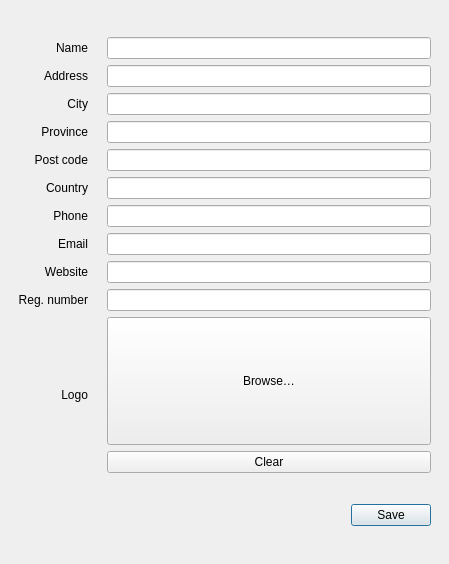
<?xml version="1.0" encoding="UTF-8"?>
<ui version="4.0">
 <author>Delvian Valentine</author>
 <class>Dialog</class>
 <widget class="QDialog" name="Dialog">
  <property name="geometry">
   <rect>
    <x>0</x>
    <y>0</y>
    <width>449</width>
    <height>564</height>
   </rect>
  </property>
  <property name="windowTitle">
   <string>Business Details</string>
  </property>
  <layout class="QVBoxLayout" name="verticalLayout">
   <property name="leftMargin">
    <number>18</number>
   </property>
   <property name="topMargin">
    <number>18</number>
   </property>
   <property name="rightMargin">
    <number>18</number>
   </property>
   <property name="bottomMargin">
    <number>18</number>
   </property>
   <item>
    <layout class="QGridLayout" name="gridLayout">
     <item row="4" column="2">
      <widget class="QLineEdit" name="edit_business_post_code"/>
     </item>
     <item row="2" column="2">
      <widget class="QLineEdit" name="edit_business_city"/>
     </item>
     <item row="4" column="0">
      <widget class="QLabel" name="label_5">
       <property name="text">
        <string>Post code</string>
       </property>
       <property name="alignment">
        <set>Qt::AlignRight|Qt::AlignTrailing|Qt::AlignVCenter</set>
       </property>
      </widget>
     </item>
     <item row="6" column="0">
      <widget class="QLabel" name="label_7">
       <property name="text">
        <string>Phone</string>
       </property>
       <property name="alignment">
        <set>Qt::AlignRight|Qt::AlignTrailing|Qt::AlignVCenter</set>
       </property>
      </widget>
     </item>
     <item row="11" column="2">
      <widget class="QPushButton" name="button_clear_logo">
       <property name="text">
        <string>Clear</string>
       </property>
       <property name="autoDefault">
        <bool>false</bool>
       </property>
      </widget>
     </item>
     <item row="1" column="0">
      <widget class="QLabel" name="label_2">
       <property name="text">
        <string>Address</string>
       </property>
       <property name="alignment">
        <set>Qt::AlignRight|Qt::AlignTrailing|Qt::AlignVCenter</set>
       </property>
      </widget>
     </item>
     <item row="5" column="2">
      <widget class="QLineEdit" name="edit_business_country"/>
     </item>
     <item row="8" column="2">
      <widget class="QLineEdit" name="edit_business_website"/>
     </item>
     <item row="6" column="2">
      <widget class="QLineEdit" name="edit_business_phone"/>
     </item>
     <item row="5" column="0">
      <widget class="QLabel" name="label_6">
       <property name="text">
        <string>Country</string>
       </property>
       <property name="alignment">
        <set>Qt::AlignRight|Qt::AlignTrailing|Qt::AlignVCenter</set>
       </property>
      </widget>
     </item>
     <item row="3" column="2">
      <widget class="QLineEdit" name="edit_business_province"/>
     </item>
     <item row="7" column="2">
      <widget class="QLineEdit" name="edit_business_email"/>
     </item>
     <item row="0" column="2">
      <widget class="QLineEdit" name="edit_business_name">
       <property name="minimumSize">
        <size>
         <width>300</width>
         <height>0</height>
        </size>
       </property>
      </widget>
     </item>
     <item row="2" column="0">
      <widget class="QLabel" name="label_3">
       <property name="text">
        <string>City</string>
       </property>
       <property name="alignment">
        <set>Qt::AlignRight|Qt::AlignTrailing|Qt::AlignVCenter</set>
       </property>
      </widget>
     </item>
     <item row="3" column="0">
      <widget class="QLabel" name="label_4">
       <property name="text">
        <string>Province</string>
       </property>
       <property name="alignment">
        <set>Qt::AlignRight|Qt::AlignTrailing|Qt::AlignVCenter</set>
       </property>
      </widget>
     </item>
     <item row="9" column="2">
      <widget class="QLineEdit" name="edit_business_reg_num"/>
     </item>
     <item row="1" column="2">
      <widget class="QLineEdit" name="edit_business_address"/>
     </item>
     <item row="8" column="0">
      <widget class="QLabel" name="label_9">
       <property name="text">
        <string>Website</string>
       </property>
       <property name="alignment">
        <set>Qt::AlignRight|Qt::AlignTrailing|Qt::AlignVCenter</set>
       </property>
      </widget>
     </item>
     <item row="0" column="0">
      <widget class="QLabel" name="label">
       <property name="text">
        <string>Name</string>
       </property>
       <property name="alignment">
        <set>Qt::AlignRight|Qt::AlignTrailing|Qt::AlignVCenter</set>
       </property>
      </widget>
     </item>
     <item row="10" column="0" rowspan="2">
      <widget class="QLabel" name="label_10">
       <property name="text">
        <string>Logo</string>
       </property>
       <property name="alignment">
        <set>Qt::AlignRight|Qt::AlignTrailing|Qt::AlignVCenter</set>
       </property>
      </widget>
     </item>
     <item row="9" column="0">
      <widget class="QLabel" name="label_11">
       <property name="text">
        <string>Reg. number</string>
       </property>
       <property name="alignment">
        <set>Qt::AlignRight|Qt::AlignTrailing|Qt::AlignVCenter</set>
       </property>
      </widget>
     </item>
     <item row="10" column="2">
      <widget class="QPushButton" name="button_business_logo">
       <property name="minimumSize">
        <size>
         <width>0</width>
         <height>128</height>
        </size>
       </property>
       <property name="text">
        <string>Browse…</string>
       </property>
       <property name="iconSize">
        <size>
         <width>128</width>
         <height>128</height>
        </size>
       </property>
       <property name="autoDefault">
        <bool>false</bool>
       </property>
      </widget>
     </item>
     <item row="7" column="0">
      <widget class="QLabel" name="label_8">
       <property name="text">
        <string>Email</string>
       </property>
       <property name="alignment">
        <set>Qt::AlignRight|Qt::AlignTrailing|Qt::AlignVCenter</set>
       </property>
      </widget>
     </item>
     <item row="0" column="1" rowspan="12">
      <spacer name="horizontalSpacer">
       <property name="orientation">
        <enum>Qt::Horizontal</enum>
       </property>
       <property name="sizeType">
        <enum>QSizePolicy::Fixed</enum>
       </property>
       <property name="sizeHint" stdset="0">
        <size>
         <width>13</width>
         <height>20</height>
        </size>
       </property>
      </spacer>
     </item>
    </layout>
   </item>
   <item>
    <spacer name="verticalSpacer">
     <property name="orientation">
      <enum>Qt::Vertical</enum>
     </property>
     <property name="sizeType">
      <enum>QSizePolicy::Fixed</enum>
     </property>
     <property name="sizeHint" stdset="0">
      <size>
       <width>20</width>
       <height>6</height>
      </size>
     </property>
    </spacer>
   </item>
   <item>
    <layout class="QHBoxLayout" name="horizontalLayout">
     <item>
      <spacer name="horizontalSpacer_2">
       <property name="orientation">
        <enum>Qt::Horizontal</enum>
       </property>
       <property name="sizeHint" stdset="0">
        <size>
         <width>40</width>
         <height>20</height>
        </size>
       </property>
      </spacer>
     </item>
     <item>
      <widget class="QPushButton" name="button_save">
       <property name="text">
        <string>Save</string>
       </property>
      </widget>
     </item>
    </layout>
   </item>
  </layout>
 </widget>
 <tabstops>
  <tabstop>edit_business_name</tabstop>
  <tabstop>edit_business_address</tabstop>
  <tabstop>edit_business_city</tabstop>
  <tabstop>edit_business_province</tabstop>
  <tabstop>edit_business_post_code</tabstop>
  <tabstop>edit_business_country</tabstop>
  <tabstop>edit_business_phone</tabstop>
  <tabstop>edit_business_email</tabstop>
  <tabstop>edit_business_website</tabstop>
  <tabstop>edit_business_reg_num</tabstop>
  <tabstop>button_business_logo</tabstop>
 </tabstops>
 <resources/>
 <connections>
  <connection>
   <sender>button_save</sender>
   <signal>clicked()</signal>
   <receiver>Dialog</receiver>
   <slot>accept()</slot>
   <hints>
    <hint type="sourcelabel">
     <x>389</x>
     <y>514</y>
    </hint>
    <hint type="destinationlabel">
     <x>224</x>
     <y>273</y>
    </hint>
   </hints>
  </connection>
 </connections>
</ui>
